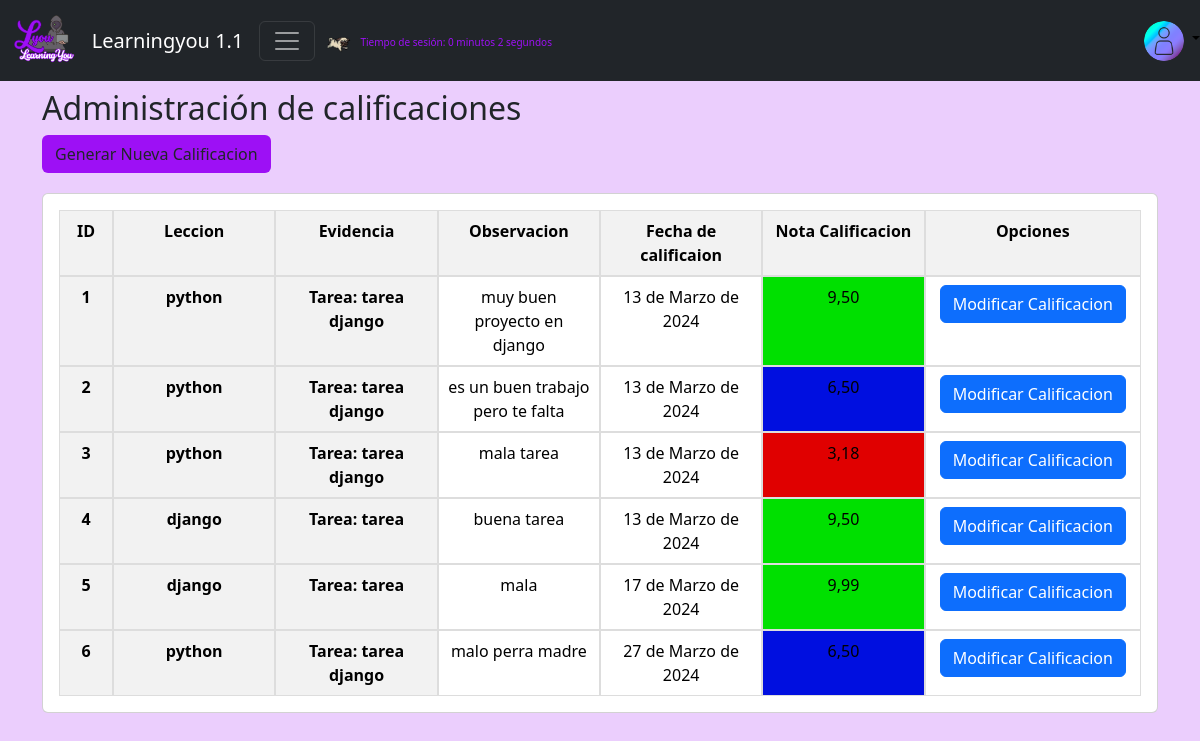
The page /cohorte/listar_calificacion/ (signed in) on the database its author committed.
### apps/cohorte/models.py (models this page shows, shortened)
class Calificacion(models.Model):
    id = models.AutoField(primary_key=True)
    calificacion = models.DecimalField('Calificación', max_digits=5, decimal_places=2)
    observacion = models.CharField('Observación',max_length=300, blank=False, null=False)
    evidencia_id = models.ForeignKey(Evidencia, on_delete=models.CASCADE)
    fecha_inicio = models.DateField('fecha de inicio', auto_now=True, auto_now_add=False)
    class Meta:
        verbose_name = 'Calificacion'
        verbose_name_plural = 'Calificaciones'
        ordering = ['-id']

class Evidencia(models.Model):
    id = models.AutoField(primary_key=True)
    descripcion = models.CharField('Descripcion',max_length=300, blank=False, null=False)
    archivo = models.FileField('Archivo', upload_to='evidencias/')
    tarea_id = models.ForeignKey(Tarea, on_delete=models.CASCADE)
    fecha_inicio = models.DateField('fecha de inicio', auto_now=True, auto_now_add=False)
    class Meta:
        verbose_name = 'Evidencia'
        verbose_name_plural = 'Evidencias'
        ordering = ['-id']

class Tarea(models.Model):
    id = models.AutoField(primary_key=True)
    titulo = models.CharField('Titulo de la Tarea',max_length=200, blank=False, null=False)
    descripcion = models.CharField('Descripcion',max_length=300, blank=False, null=False)
    fecha_inicio = models.DateField('fecha de inicio', auto_now=True, auto_now_add=False)
    fecha_fin  = models.DateField('Fecha de finalización', blank=False, null=False)
    estado = models.BooleanField("Estado", default = True)
    leccion_id = models.ForeignKey(Leccion, on_delete=models.CASCADE)
    class Meta:
        verbose_name = 'Tarea'
        verbose_name_plural = 'Tareas'
        ordering = ['-id']
    def __str__(self):
        return ("Tarea: "+self.titulo)

class Leccion(models.Model):
    id = models.AutoField(primary_key=True)
    titulo = models.CharField('Titulo de la Lección',max_length=200, blank=False, null=False)
    descripcion = models.CharField('Descripcion',max_length=300, blank=False, null=False)
    fecha_inicio = models.DateField('fecha de inicio', auto_now=True, auto_now_add=False)
    fecha_fin  = models.DateField('Fecha de finalización', blank=False, null=False)
    estado = models.BooleanField("Estado", default = True)
    profesor = models.ForeignKey(Usuario, on_delete=models.CASCADE, related_name='lecciones')
    class Meta:
        verbose_name = 'Leccion'
        verbose_name_plural = 'Lecciones'
        ordering = ['-id']

### apps/cohorte/views.py (the view, shortened to what this page needs)
# urls.py: path('listar_calificacion/', login_required(ListarCalificaciones.as_view()), name='listar_calificacion' ),
class ListarCalificaciones(View):
    model = Calificacion
    template_name = 'cohorte/calificacion/listar_calificacion.html'
    form_class = CalificacionForm
    def get_queryset(self):
        print("MENSAJE EN EL BACK")
        return self.model.objects.all().order_by('id')
    def get_context_data(self, **kwargs):
        context = {}
        context["calificaciones"] = self.get_queryset()
        context["form"] = self.form_class()
        return context
    def get(self, request, *args, **kwargs):
            return render(request, self.template_name, self.get_context_data())

### apps/usuario/models.py (called while the page is built)
    def __str__(self):
        return self.rol

    @property
    def is_staff(self):
        return self.usuario_administrador

### templates/cohorte/calificacion/listar_calificacion.html (shortened to what this page needs)
{% extends "index.html" %}
{% block body %}
<head>
</head>
<main class="container mt-2">
    <header>
        {% if request.user.rol.rol == "profesor" or request.user.is_staff %}
        <h2>Administración de calificaciones</h2>
        <button id="botonLyou" class="btn"
            onclick="abrir_modal_creacion('{% url 'cohorte:crear_calificacion' %}')">Generar Nueva Calificacion</button>
        {% endif %}
    </header>
    {% if calificaciones %}
    <div class="talbe-stats order-table ov-h">
        <table class="card card-body table">
            <thead>
                <tr id="spc">
                    <th>ID</th>
                    <th>Leccion</th>
                    <th>Evidencia</th>
                    <th>Observacion</th>
                    <th>Fecha de calificaion</th>
                    <th>Nota Calificacion</th>
                    <th>Opciones</th>
                </tr>
            </thead>
            <tbody>
                {% for calificacion in calificaciones %}
                <tr id="spc">
                    <th>{{calificacion.id }}</th>
                    <th>{{calificacion.evidencia_id.tarea_id.leccion_id.titulo }}</th>
                    <th>{{calificacion.evidencia_id.tarea_id }}</th>
                    <td>{{calificacion.observacion}}</td>
                    <td>{{calificacion.fecha_inicio}}</td>
                    {% if calificacion.calificacion > 8 %}
                    <td style="background-color: rgb(0, 224, 0);">{{calificacion.calificacion}}</td>
                    {% elif calificacion.calificacion > 6 %}
                    <td style="background-color: rgb(0, 15, 224);">{{calificacion.calificacion}}</td>
                    {% else %}
                    <td style="background-color: rgb(224, 0, 0);">{{calificacion.calificacion}}</td>
                    {% endif %}
                    {% if request.user.rol.rol == "profesor" or request.user.is_staff %}
                    <td>
                        <button id="botones" class="btn btn-primary"
                            onclick="abrir_modal_edicion('{% url 'cohorte:editar_calificacion' calificacion.id %}')">Modificar
                            Calificacion</button>
                    </td>
                </tr>
                {% endif %}
                {% endfor %}
                {% endif %}
            </tbody>
        </table>
    </div>
</main>
{% endblock body %}

### static/css/styles.css (style rules this page uses)
.background-image { background-size: cover; background-position: center; background-repeat: no-repeat; }
#botonLyou { background-color: #9d10f5; }
#spc { display: flex; }
.talbe-stats th:first-child { width: 5%; }
.talbe-stats th:not(:first-child), .talbe-stats td:not(:first-child) { width: 15%; }
.talbe-stats th:last-child, .talbe-stats td:last-child { width: 20%; }
.talbe-stats { margin-top: 20px; overflow-x: auto; }
.talbe-stats table { width: 100%; border-collapse: collapse; }
.talbe-stats th, .talbe-stats td { padding: 8px; text-align: center; border: 1px solid #dddddd; }
.talbe-stats th { background-color: #f2f2f2; font-weight: bold; }
.talbe-stats tr:nth-child(odd) { background-color: #f9f9f9; }
.talbe-stats .btn { margin: 0; width: auto; }
.talbe-stats td:last-child { white-space: nowrap; text-align: center; }
.talbe-stats th, .talbe-stats td { width: 20%; }
#botones { width: auto; align-items: center; justify-content: center; }

### rows shown on the page
Calificacion: id "1", evidencia_id.tarea_id.leccion_id.titulo "python", evidencia_id.tarea_id "Tarea: tarea django", observacion "muy buen proyecto en django", fecha_inicio "13 de Marzo de 2024", calificacion "9,50"
Calificacion: id "2", evidencia_id.tarea_id.leccion_id.titulo "python", evidencia_id.tarea_id "Tarea: tarea django", observacion "es un buen trabajo pero te falta", fecha_inicio "13 de Marzo de 2024", calificacion "6,50"
Calificacion: id "3", evidencia_id.tarea_id.leccion_id.titulo "python", evidencia_id.tarea_id "Tarea: tarea django", observacion "mala tarea", fecha_inicio "13 de Marzo de 2024", calificacion "3,18"
Calificacion: id "4", evidencia_id.tarea_id.leccion_id.titulo "django", evidencia_id.tarea_id "Tarea: tarea", observacion "buena tarea", fecha_inicio "13 de Marzo de 2024", calificacion "9,50"
Calificacion: id "5", evidencia_id.tarea_id.leccion_id.titulo "django", evidencia_id.tarea_id "Tarea: tarea", observacion "mala", fecha_inicio "17 de Marzo de 2024", calificacion "9,99"
Calificacion: id "6", evidencia_id.tarea_id.leccion_id.titulo "python", evidencia_id.tarea_id "Tarea: tarea django", observacion "malo perra madre", fecha_inicio "27 de Marzo de 2024", calificacion "6,50"
